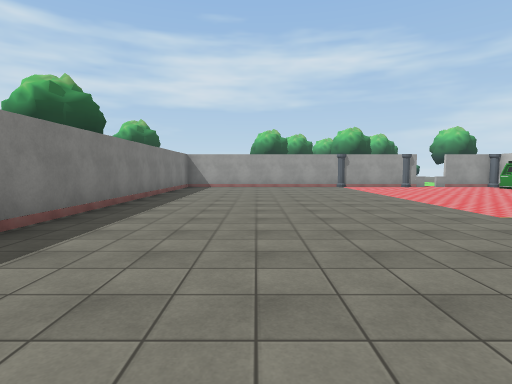
[1] (above)

18 first-person views from a walk through a scene from a Unity 3-D project. The camera is 1.5 m above the floor, tilts 4° down and sees 80° across. Doors are open. The floor is counted in squares, 2.4 m on a side. Each view is taken from the middle of a square. On the plan, view 1 faces up. The plan holds only what a view shows up to about 9 squares ahead; the rest is blank. The place goes on beyond the plan. The player is left out. Some surface patterns are stand-ins.

[2]
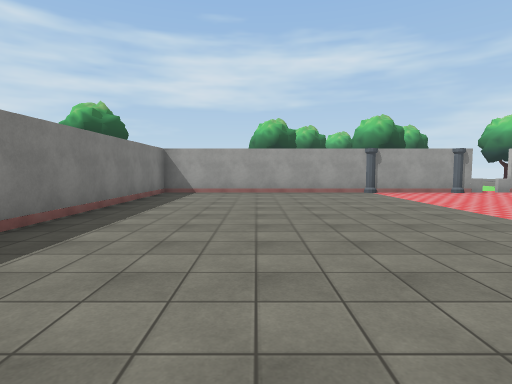

[3]
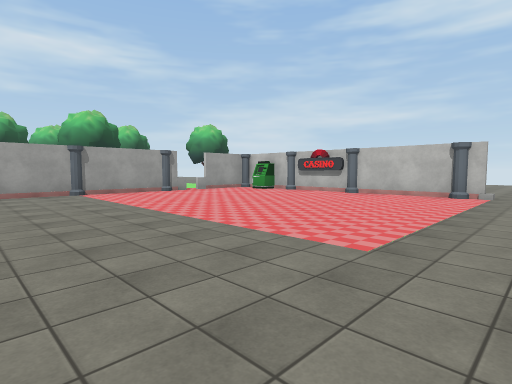

[4]
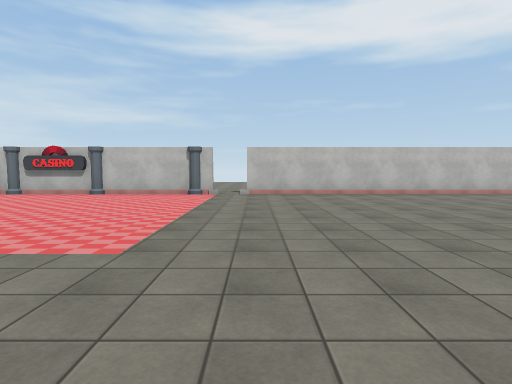

[5]
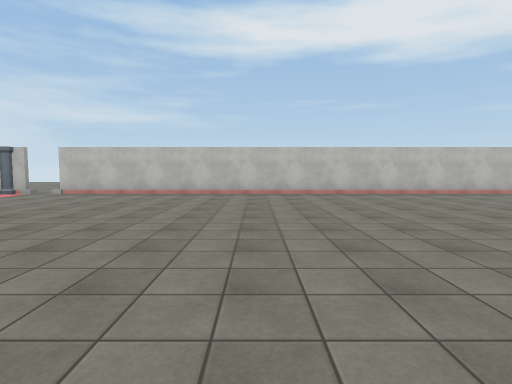

[6]
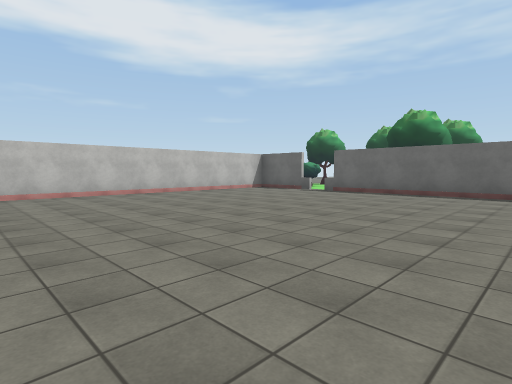

[7]
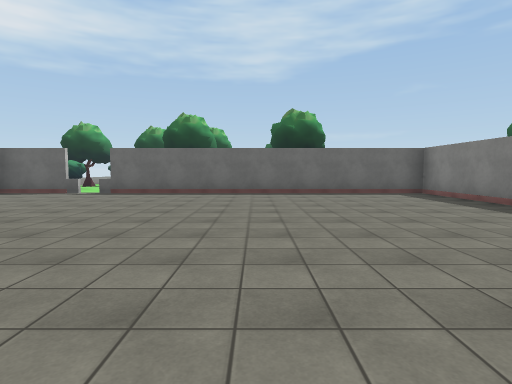

[8]
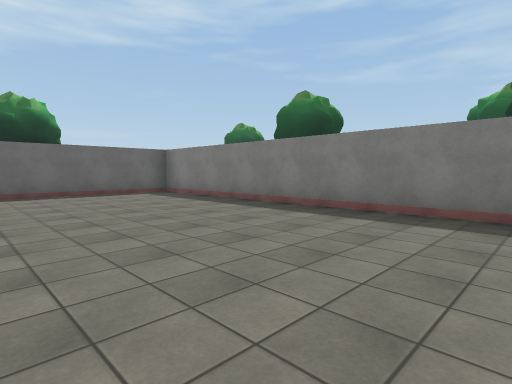

[9]
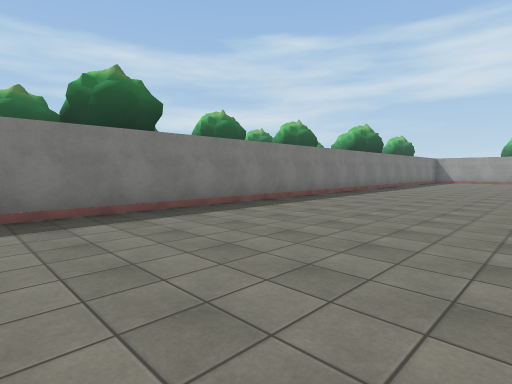

[10]
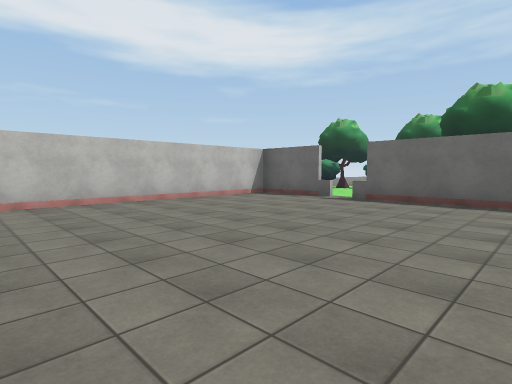

[11]
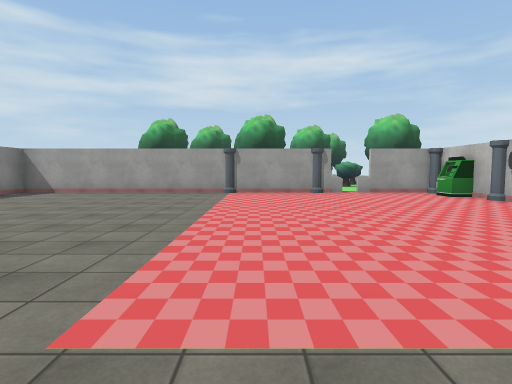

[12]
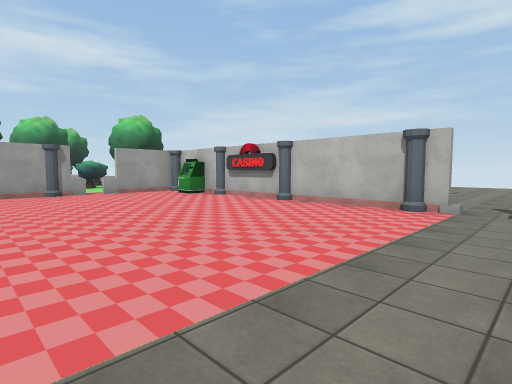

[13]
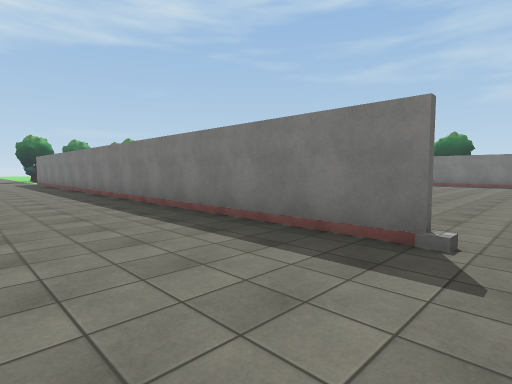

[14]
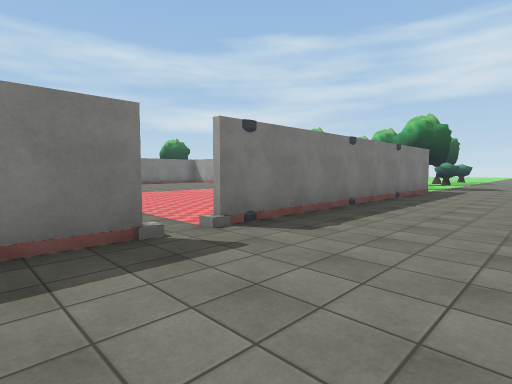

[15]
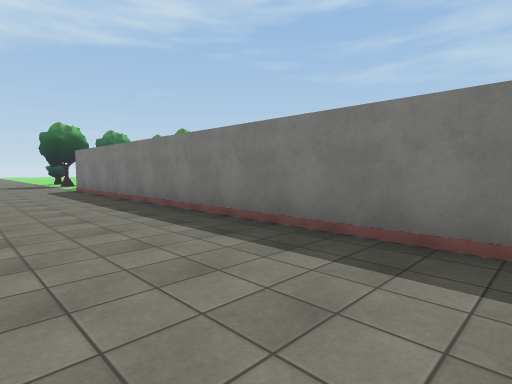

[16]
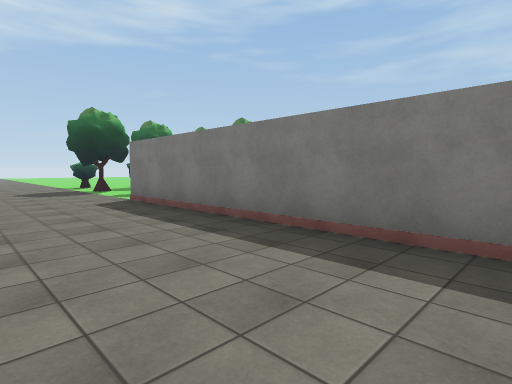

[17]
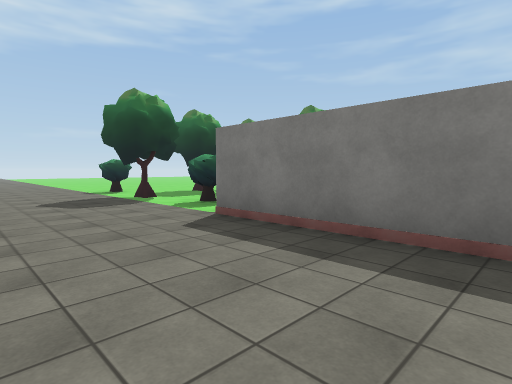

[18]
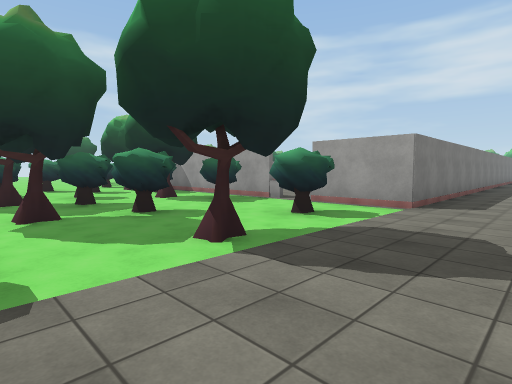

### Floor plan
Points are (right, up) in squares from view 1. A wall is a line through its corners. A room is listed if a view was taken in it or the views show most of it. See-through windows are left out.
Room 1 (views 1, 2, 3, 4, 5, 6, 7, 8, 9, 10, 11, 12, 13, 14, 15, 16, 17)
walls: (9.3, 3.2) (9.3, -12.6); (9.1, 4.1) (9.1, 6.5); (9.3, 6.5) (9.3, 4.1); (9.1, 9.6) (9.1, 10.2); (9.3, 10.5) (9.3, 9.4); (6.5, 11.7) (-2.6, 11.7) (-2.6, -12.4) (6.4, -12.4); (6.9, -12.4) (9.1, -12.4) (9.1, 3.2)
ways out: opening at (9.5, 10.2) to room 2; opening at (11, -12.7) to room 2; open door at (6.5, -12.5) to room 2; open door at (7, 12) to room 2; open door at (9, 3.5)
objects: column (3, 12); column (6, 12); column (9, 5); column (9, 7); sign (9, 8); column (9, 9)
Room 2 (view 18)
walls: (6.4, -12.6) (4.5, -12.6); (9.3, -12.6) (7.4, -12.6); (8.5, 11.7) (6.9, 11.7)
ways out: opening at (9.5, 10.2) to room 1; opening at (11, -12.7) to room 1; open door at (6.5, -12.5) to room 1; open door at (7, 12) to room 1
objects: tree (-4, -9) to (-4, -8); tree (-4, -4); tree (-4, 6); other object (1, -17); other object (1, -15); tree (1, -14); other object (2, -14) to (3, -14); other object (3, -16); tree (4, -17); tree (4, -14); other object (5, -16); other object (5, -14) to (5, -13); tree (6, -17); other object (6, -16); other object (8, -19) to (9, -18); other object (8, -14); tree (9, -16); other object (9, 11); column (9, 12)

Positions as (right, up) in squares from view 1, and headings:
1: (0, 0), facing up
2: (0, 3), facing up
3: (1, 3), facing up-right
4: (1, 3), facing right
5: (1, -2), facing right
6: (1, -4), facing down-right
7: (2, -4), facing down
8: (2, -4), facing down-left
9: (2, -6), facing up-left
10: (3, -6), facing down-right
11: (4, 3), facing up
12: (4, 3), facing up-right
13: (12, 4), facing down-left
14: (12, 2), facing up-left
15: (12, -2), facing down-left
16: (12, -6), facing down-left
17: (12, -9), facing down-left
18: (11, -18), facing up-left
